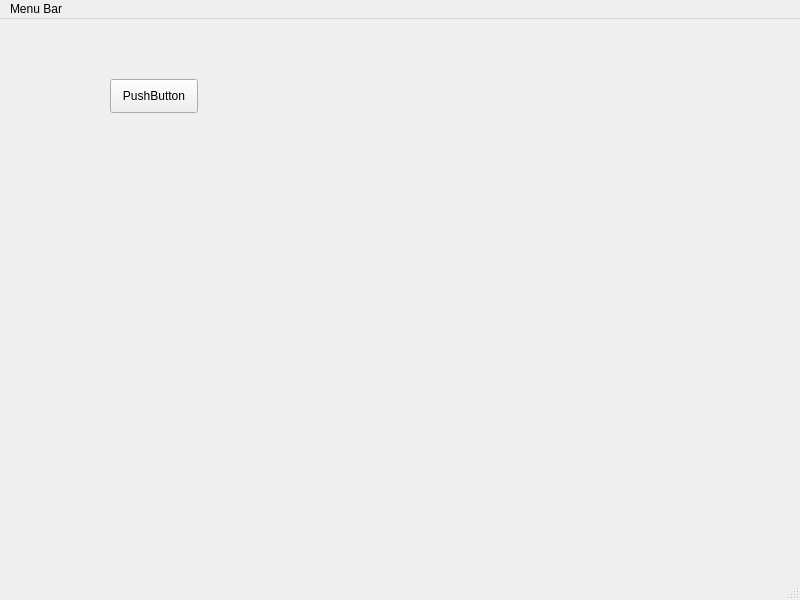
<?xml version="1.0" encoding="UTF-8"?>
<ui version="4.0">
 <class>MainWindow</class>
 <widget class="QMainWindow" name="MainWindow">
  <property name="geometry">
   <rect>
    <x>0</x>
    <y>0</y>
    <width>800</width>
    <height>600</height>
   </rect>
  </property>
  <property name="windowTitle">
   <string>MainWindow</string>
  </property>
  <widget class="QWidget" name="centralwidget">
   <widget class="QPushButton" name="pushButton">
    <property name="geometry">
     <rect>
      <x>110</x>
      <y>60</y>
      <width>88</width>
      <height>34</height>
     </rect>
    </property>
    <property name="text">
     <string>PushButton</string>
    </property>
   </widget>
  </widget>
  <widget class="QMenuBar" name="menubar">
   <property name="geometry">
    <rect>
     <x>0</x>
     <y>0</y>
     <width>800</width>
     <height>30</height>
    </rect>
   </property>
   <widget class="QMenu" name="menuMenu_Bar">
    <property name="title">
     <string>Menu Bar</string>
    </property>
   </widget>
   <addaction name="menuMenu_Bar"/>
  </widget>
  <widget class="QStatusBar" name="statusbar"/>
 </widget>
 <resources/>
 <connections/>
</ui>
